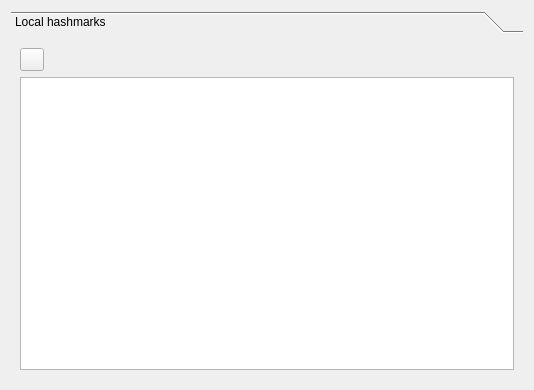
<?xml version="1.0" encoding="UTF-8"?>
<ui version="4.0">
 <class>HashmarksViewForm</class>
 <widget class="QWidget" name="HashmarksViewForm">
  <property name="geometry">
   <rect>
    <x>0</x>
    <y>0</y>
    <width>534</width>
    <height>390</height>
   </rect>
  </property>
  <property name="windowTitle">
   <string>Form</string>
  </property>
  <layout class="QVBoxLayout" name="verticalLayout_2">
   <item>
    <layout class="QVBoxLayout" name="verticalLayout">
     <item>
      <widget class="QToolBox" name="toolbox">
       <property name="sizePolicy">
        <sizepolicy hsizetype="Expanding" vsizetype="Expanding">
         <horstretch>0</horstretch>
         <verstretch>0</verstretch>
        </sizepolicy>
       </property>
       <property name="currentIndex">
        <number>0</number>
       </property>
       <widget class="QWidget" name="page">
        <property name="geometry">
         <rect>
          <x>0</x>
          <y>0</y>
          <width>514</width>
          <height>341</height>
         </rect>
        </property>
        <attribute name="label">
         <string>Local hashmarks</string>
        </attribute>
        <layout class="QVBoxLayout" name="verticalLayout_4">
         <item>
          <layout class="QVBoxLayout" name="verticalLayout_3">
           <item>
            <layout class="QHBoxLayout" name="horizontalLayout">
             <item>
              <widget class="QToolButton" name="expandButton">
               <property name="toolTip">
                <string>&lt;html&gt;&lt;head/&gt;&lt;body&gt;&lt;p&gt;Expand&lt;/p&gt;&lt;/body&gt;&lt;/html&gt;</string>
               </property>
               <property name="text">
                <string/>
               </property>
               <property name="icon">
                <iconset resource="galacteek.qrc">
                 <normaloff>:/share/icons/expand.png</normaloff>:/share/icons/expand.png</iconset>
               </property>
               <property name="checkable">
                <bool>true</bool>
               </property>
              </widget>
             </item>
             <item>
              <spacer name="horizontalSpacer">
               <property name="orientation">
                <enum>Qt::Horizontal</enum>
               </property>
               <property name="sizeHint" stdset="0">
                <size>
                 <width>40</width>
                 <height>20</height>
                </size>
               </property>
              </spacer>
             </item>
            </layout>
           </item>
           <item>
            <widget class="QTreeView" name="treeMarks">
             <attribute name="headerDefaultSectionSize">
              <number>100</number>
             </attribute>
             <attribute name="headerStretchLastSection">
              <bool>true</bool>
             </attribute>
            </widget>
           </item>
          </layout>
         </item>
        </layout>
       </widget>
      </widget>
     </item>
    </layout>
   </item>
  </layout>
 </widget>
 <resources>
  <include location="galacteek.qrc"/>
 </resources>
 <connections/>
</ui>
